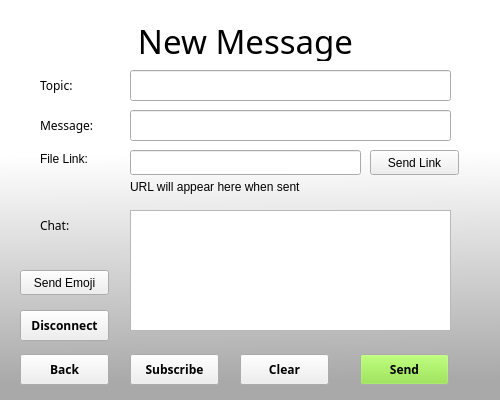
<?xml version="1.0" encoding="UTF-8"?>
<ui version="4.0">
 <class>NewMessageWindow</class>
 <widget class="QWidget" name="NewMessageWindow">
  <property name="geometry">
   <rect>
    <x>0</x>
    <y>0</y>
    <width>500</width>
    <height>400</height>
   </rect>
  </property>
  <property name="windowTitle">
   <string>Form</string>
  </property>
  <property name="styleSheet">
   <string notr="true">
#NewMessageWindow{background-color: qlineargradient(spread:pad, x1:0.512, y1:1, x2:0.503, y2:0.306727, stop:0.0696517 rgba(169, 169, 169, 255), stop:0.890547 rgba(255, 255, 255, 255));}
#stackedWidget{ background-color: rgba(1,1,1,0);}</string>
  </property>
  <widget class="QStackedWidget" name="stackedWidget">
   <property name="geometry">
    <rect>
     <x>0</x>
     <y>0</y>
     <width>500</width>
     <height>400</height>
    </rect>
   </property>
   <widget class="QWidget" name="page">
    <widget class="QLabel" name="NewMessageTitle">
     <property name="geometry">
      <rect>
       <x>130</x>
       <y>20</y>
       <width>231</width>
       <height>41</height>
      </rect>
     </property>
     <property name="font">
      <font>
       <family>AnjaliOldLipi</family>
       <pointsize>25</pointsize>
      </font>
     </property>
     <property name="text">
      <string>New Message</string>
     </property>
     <property name="alignment">
      <set>Qt::AlignCenter</set>
     </property>
    </widget>
    <widget class="QLabel" name="NWTopicLabel">
     <property name="geometry">
      <rect>
       <x>40</x>
       <y>70</y>
       <width>67</width>
       <height>31</height>
      </rect>
     </property>
     <property name="font">
      <font>
       <family>AnjaliOldLipi</family>
       <weight>50</weight>
       <bold>false</bold>
      </font>
     </property>
     <property name="text">
      <string>Topic:</string>
     </property>
    </widget>
    <widget class="QLabel" name="NWLabel">
     <property name="geometry">
      <rect>
       <x>40</x>
       <y>110</y>
       <width>67</width>
       <height>31</height>
      </rect>
     </property>
     <property name="font">
      <font>
       <family>AnjaliOldLipi</family>
       <weight>50</weight>
       <bold>false</bold>
      </font>
     </property>
     <property name="text">
      <string>Message:</string>
     </property>
    </widget>
    <widget class="QPushButton" name="NWBackButton">
     <property name="geometry">
      <rect>
       <x>20</x>
       <y>354</y>
       <width>89</width>
       <height>31</height>
      </rect>
     </property>
     <property name="font">
      <font>
       <family>AnjaliOldLipi</family>
       <weight>75</weight>
       <bold>true</bold>
      </font>
     </property>
     <property name="text">
      <string>Back</string>
     </property>
    </widget>
    <widget class="QPushButton" name="NWClearButton">
     <property name="geometry">
      <rect>
       <x>240</x>
       <y>354</y>
       <width>89</width>
       <height>31</height>
      </rect>
     </property>
     <property name="font">
      <font>
       <family>AnjaliOldLipi</family>
       <weight>75</weight>
       <bold>true</bold>
      </font>
     </property>
     <property name="text">
      <string>Clear</string>
     </property>
    </widget>
    <widget class="QPushButton" name="NWSendButton">
     <property name="geometry">
      <rect>
       <x>360</x>
       <y>354</y>
       <width>89</width>
       <height>31</height>
      </rect>
     </property>
     <property name="palette">
      <palette>
       <active>
        <colorrole role="Button">
         <brush brushstyle="SolidPattern">
          <color alpha="255">
           <red>138</red>
           <green>226</green>
           <blue>52</blue>
          </color>
         </brush>
        </colorrole>
       </active>
       <inactive>
        <colorrole role="Button">
         <brush brushstyle="SolidPattern">
          <color alpha="255">
           <red>138</red>
           <green>226</green>
           <blue>52</blue>
          </color>
         </brush>
        </colorrole>
       </inactive>
       <disabled>
        <colorrole role="Button">
         <brush brushstyle="SolidPattern">
          <color alpha="255">
           <red>138</red>
           <green>226</green>
           <blue>52</blue>
          </color>
         </brush>
        </colorrole>
       </disabled>
      </palette>
     </property>
     <property name="font">
      <font>
       <family>AnjaliOldLipi</family>
       <weight>75</weight>
       <bold>true</bold>
      </font>
     </property>
     <property name="text">
      <string>Send</string>
     </property>
    </widget>
    <widget class="QLineEdit" name="NWTopic">
     <property name="geometry">
      <rect>
       <x>130</x>
       <y>70</y>
       <width>321</width>
       <height>31</height>
      </rect>
     </property>
    </widget>
    <widget class="QLineEdit" name="NWInputBox">
     <property name="geometry">
      <rect>
       <x>130</x>
       <y>110</y>
       <width>321</width>
       <height>31</height>
      </rect>
     </property>
    </widget>
    <widget class="QLabel" name="NWChatLabel">
     <property name="geometry">
      <rect>
       <x>40</x>
       <y>210</y>
       <width>67</width>
       <height>31</height>
      </rect>
     </property>
     <property name="font">
      <font>
       <family>AnjaliOldLipi</family>
       <weight>50</weight>
       <bold>false</bold>
      </font>
     </property>
     <property name="text">
      <string>Chat:</string>
     </property>
    </widget>
    <widget class="QPushButton" name="NWSubscribeButton">
     <property name="geometry">
      <rect>
       <x>130</x>
       <y>354</y>
       <width>89</width>
       <height>31</height>
      </rect>
     </property>
     <property name="font">
      <font>
       <family>AnjaliOldLipi</family>
       <weight>75</weight>
       <bold>true</bold>
      </font>
     </property>
     <property name="text">
      <string>Subscribe</string>
     </property>
    </widget>
    <widget class="QPlainTextEdit" name="NWChatBox">
     <property name="geometry">
      <rect>
       <x>130</x>
       <y>210</y>
       <width>321</width>
       <height>121</height>
      </rect>
     </property>
    </widget>
    <widget class="QPushButton" name="NWSendURL">
     <property name="geometry">
      <rect>
       <x>370</x>
       <y>150</y>
       <width>89</width>
       <height>25</height>
      </rect>
     </property>
     <property name="text">
      <string>Send Link</string>
     </property>
    </widget>
    <widget class="QLabel" name="NWURLLabel">
     <property name="geometry">
      <rect>
       <x>130</x>
       <y>177</y>
       <width>221</width>
       <height>20</height>
      </rect>
     </property>
     <property name="text">
      <string>URL will appear here when sent</string>
     </property>
    </widget>
    <widget class="QLabel" name="NWFileLabel">
     <property name="geometry">
      <rect>
       <x>40</x>
       <y>150</y>
       <width>67</width>
       <height>17</height>
      </rect>
     </property>
     <property name="text">
      <string>File Link:</string>
     </property>
    </widget>
    <widget class="QLineEdit" name="NWFileLinkInput">
     <property name="geometry">
      <rect>
       <x>130</x>
       <y>150</y>
       <width>231</width>
       <height>25</height>
      </rect>
     </property>
    </widget>
    <widget class="QPushButton" name="NWDisconnect">
     <property name="geometry">
      <rect>
       <x>20</x>
       <y>310</y>
       <width>89</width>
       <height>31</height>
      </rect>
     </property>
     <property name="font">
      <font>
       <family>AnjaliOldLipi</family>
       <weight>75</weight>
       <bold>true</bold>
      </font>
     </property>
     <property name="text">
      <string>Disconnect</string>
     </property>
    </widget>
    <widget class="QPushButton" name="NWEmoji">
     <property name="geometry">
      <rect>
       <x>20</x>
       <y>270</y>
       <width>89</width>
       <height>25</height>
      </rect>
     </property>
     <property name="text">
      <string>Send Emoji</string>
     </property>
    </widget>
   </widget>
  </widget>
 </widget>
 <resources/>
 <connections/>
</ui>
